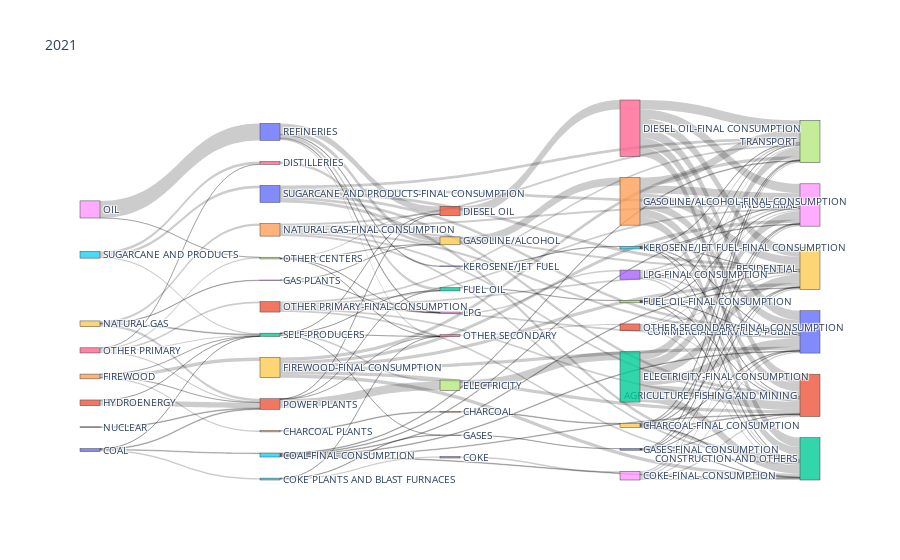

Here is the notebook cell this chart was saved with:
### Code cell
Plot(sheet_name, label, source, target, value)

### Figure 1 — Plotly figure (JSON) as saved in the notebook; plotly's stock layout.template omitted (floating-point values rounded to 4 significant figures; data arrays with more than 128 entries replaced by an {"elided": "..."} marker saying what was removed)
{"data": [{"link": {"source": {"elided": "285 int values"}, "target": {"elided": "285 int values"}, "value": {"elided": "285 float values"}}, "node": {"label": ["REFINERIES", "POWER PLANTS", "SELF-PRODUCERS", "GAS PLANTS", "CHARCOAL PLANTS", "COKE PLANTS AND BLAST FURNACES", "DISTILLERIES", "OTHER CENTERS", "OIL", "NATURAL GAS", "COAL", "HYDROENERGY", "GEOTHERMAL", "NUCLEAR", "FIREWOOD", "SUGARCANE AND PRODUCTS", "OTHER PRIMARY", "ELECTRICITY", "LPG", "GASOLINE/ALCOHOL", "KEROSENE/JET FUEL", "DIESEL OIL", "FUEL OIL", "COKE", "CHARCOAL", "GASES", "OTHER SECONDARY", "TRANSPORT", "INDUSTRIAL", "RESIDENTIAL", "COMMERCIAL, SERVICES, PUBLIC", "AGRICULTURE, FISHING AND MINING", "CONSTRUCTION AND OTHERS", "OIL-FINAL CONSUMPTION", "NATURAL GAS-FINAL CONSUMPTION", "COAL-FINAL CONSUMPTION", "HYDROENERGY-FINAL CONSUMPTION", "GEOTHERMAL-FINAL CONSUMPTION", "NUCLEAR-FINAL CONSUMPTION", "FIREWOOD-FINAL CONSUMPTION", "SUGARCANE AND PRODUCTS-FINAL CONSUMPTION", "OTHER PRIMARY-FINAL CONSUMPTION", "ELECTRICITY-FINAL CONSUMPTION", "LPG-FINAL CONSUMPTION", "GASOLINE/ALCOHOL-FINAL CONSUMPTION", "KEROSENE/JET FUEL-FINAL CONSUMPTION", "DIESEL OIL-FINAL CONSUMPTION", "FUEL OIL-FINAL CONSUMPTION", "COKE-FINAL CONSUMPTION", "CHARCOAL-FINAL CONSUMPTION", "GASES-FINAL CONSUMPTION", "OTHER SECONDARY-FINAL CONSUMPTION"], "pad": 30, "thickness": 20}, "type": "sankey"}], "layout": {"autosize": true, "font": {"size": 10}, "title": {"text": "2021"}}}
